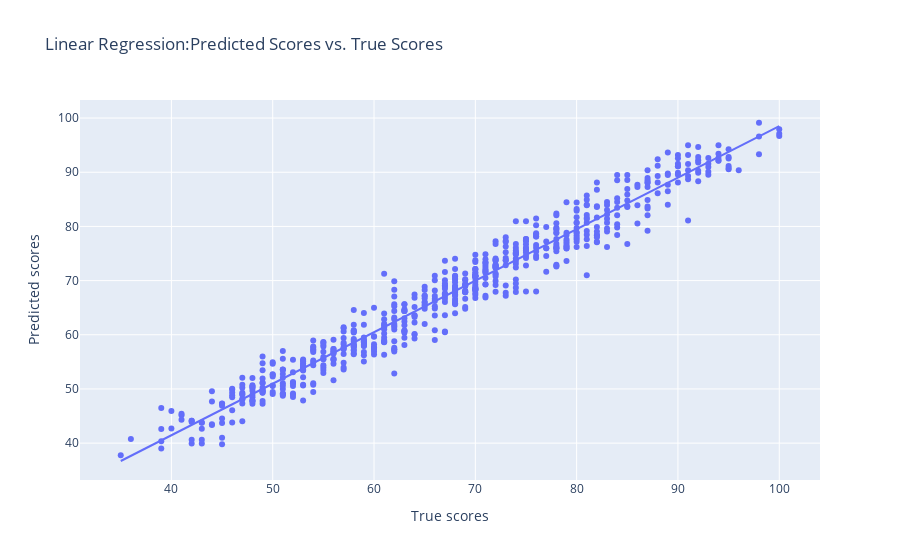

Notebook code for this chart:
### Code cell
y_hat = Linear_regr.predict(x_test)


model_evaluation(y_test,y_hat)


check_overfitting_scatter(y_test,y_hat,'Linear Regression:Predicted Scores vs. True Scores')

print("Model score:",Linear_regr.score(x_train, y_train))

### Figure 1 — Plotly figure (JSON) as saved in the notebook; plotly's stock layout.template omitted (floating-point values rounded to 4 significant figures; data arrays with more than 128 entries replaced by an {"elided": "..."} marker saying what was removed)
{"data": [{"hovertemplate": "True scores=%{x}<br>Predicted scores=%{y}<extra></extra>", "legendgroup": "", "marker": {"color": "#636efa", "symbol": "circle"}, "mode": "markers", "name": "", "orientation": "v", "showlegend": false, "type": "scatter", "x": {"elided": "640 int values"}, "xaxis": "x", "y": {"elided": "640 float values"}, "yaxis": "y"}, {"hovertemplate": "<b>OLS trendline</b><br>y = 0.951043 * x + 3.41769<br>R<sup>2</sup>=0.957883<br><br>True scores=%{x}<br>Predicted scores=%{y} <b>(trend)</b><extra></extra>", "legendgroup": "", "marker": {"color": "#636efa", "symbol": "circle"}, "mode": "lines", "name": "", "showlegend": false, "type": "scatter", "x": {"elided": "640 int values"}, "xaxis": "x", "y": {"elided": "640 float values"}, "yaxis": "y"}], "layout": {"legend": {"tracegroupgap": 0}, "title": {"text": "Linear Regression:Predicted Scores vs. True Scores"}, "xaxis": {"anchor": "y", "domain": [0, 1], "title": {"text": "True scores"}}, "yaxis": {"anchor": "x", "domain": [0, 1], "title": {"text": "Predicted scores"}}}}
